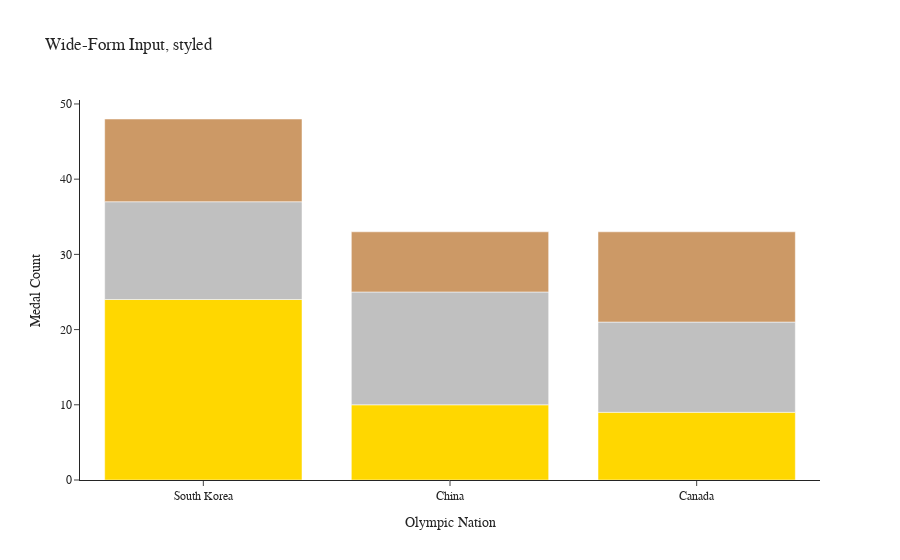

Write notebook code for a chart like this one.
### Markdown cell above
### Example plot

### Code cell
wide_df = px.data.medals_wide()

print(wide_df.head())

fig = px.bar(wide_df, x="nation", y=["gold", "silver", "bronze"],
             title="Wide-Form Input, styled",
             labels={"value": "Medal Count", "variable": "Medal", "nation": "Olympic Nation"},
             color_discrete_map={"gold": "gold", "silver": "silver", "bronze": "#c96"},
             template="simple_white"
            )
fig.update_layout(font_family="Rockwell", showlegend=False)
fig.show()

### Figure 1 — Plotly figure (JSON) as saved in the notebook; plotly's stock layout.template omitted (floating-point values rounded to 4 significant figures)
{"data": [{"alignmentgroup": "True", "hovertemplate": "Medal=gold<br>Olympic Nation=%{x}<br>Medal Count=%{y}<extra></extra>", "legendgroup": "gold", "marker": {"color": "gold", "pattern": {"shape": ""}}, "name": "gold", "offsetgroup": "gold", "orientation": "v", "showlegend": true, "textposition": "auto", "type": "bar", "x": ["South Korea", "China", "Canada"], "xaxis": "x", "y": [24, 10, 9], "yaxis": "y"}, {"alignmentgroup": "True", "hovertemplate": "Medal=silver<br>Olympic Nation=%{x}<br>Medal Count=%{y}<extra></extra>", "legendgroup": "silver", "marker": {"color": "silver", "pattern": {"shape": ""}}, "name": "silver", "offsetgroup": "silver", "orientation": "v", "showlegend": true, "textposition": "auto", "type": "bar", "x": ["South Korea", "China", "Canada"], "xaxis": "x", "y": [13, 15, 12], "yaxis": "y"}, {"alignmentgroup": "True", "hovertemplate": "Medal=bronze<br>Olympic Nation=%{x}<br>Medal Count=%{y}<extra></extra>", "legendgroup": "bronze", "marker": {"color": "#c96", "pattern": {"shape": ""}}, "name": "bronze", "offsetgroup": "bronze", "orientation": "v", "showlegend": true, "textposition": "auto", "type": "bar", "x": ["South Korea", "China", "Canada"], "xaxis": "x", "y": [11, 8, 12], "yaxis": "y"}], "layout": {"barmode": "relative", "font": {"family": "Rockwell"}, "legend": {"title": {"text": "Medal"}, "tracegroupgap": 0}, "showlegend": false, "title": {"text": "Wide-Form Input, styled"}, "xaxis": {"anchor": "y", "domain": [0, 1], "title": {"text": "Olympic Nation"}}, "yaxis": {"anchor": "x", "domain": [0, 1], "title": {"text": "Medal Count"}}}}
